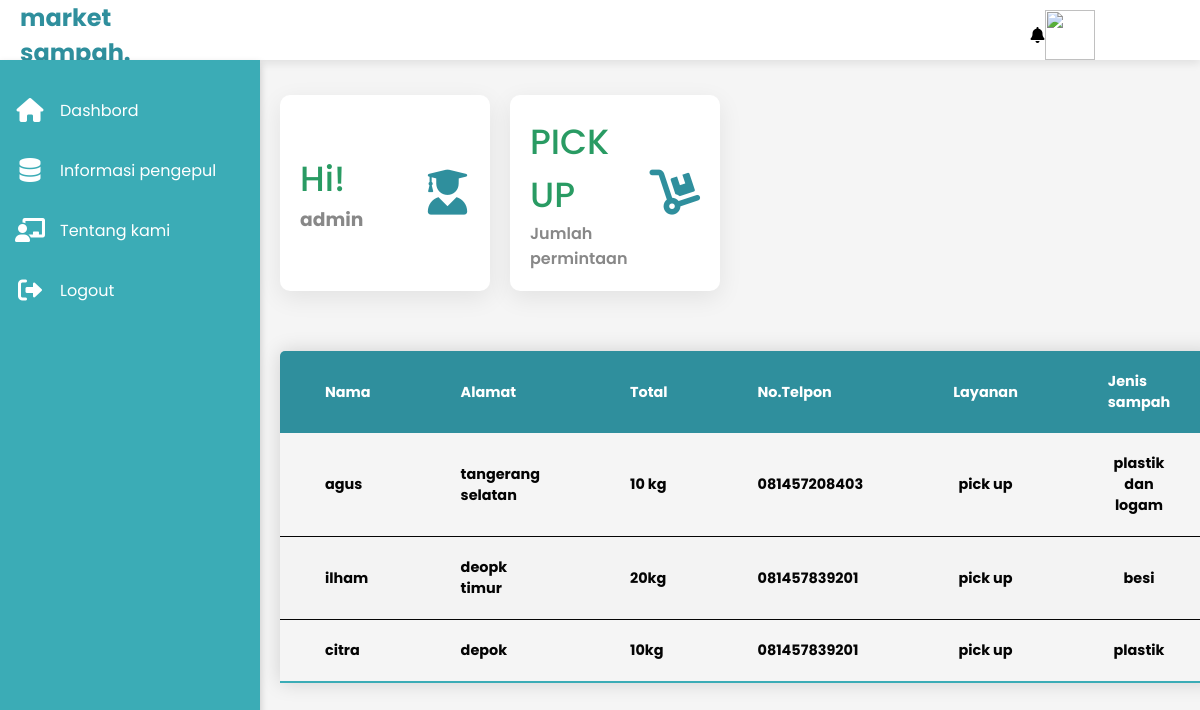
Screenshot of /pickup_pengepul.php (signed in) with the database file from the repository.
### tables this page shows
CREATE TABLE `data_pickup_member` (
  `id` int(11) NOT NULL,
  `nama` varchar(50) NOT NULL,
  `alamat` varchar(50) NOT NULL,
  `total` varchar(50) NOT NULL,
  `no_hp` varchar(12) NOT NULL,
  `layanan` varchar(50) NOT NULL,
  `informasi` varchar(100) NOT NULL
);

### pickup_pengepul.php (the view, shortened to what this page needs)
<?php
include 'config.php';
$result = mysqli_query($conn, "SELECT * FROM data_pickup_member");
?>
<!DOCTYPE html>
<html>
<head>
    <link rel="stylesheet" type="text/css" href="css/member.css">
    <link rel="stylesheet" type="text/css" href="https://cdnjs.cloudflare.com/ajax/libs/font-awesome/6.0.0/css/all.min.css">
</head>
<body>
    <div class="container">
        <div class="topbar">
            <div class="logo">
                <h2>market sampah.</h2>
            </div>
            <i class="fas fa-bell"></i>
            <div class="user">
                <img src="profil.png" alt="">
            </div>
        </div>
        <div class="sidebar">
            <ul>
                <li>
                    <a href="dashpengepul.php">
                        <i class="fa-solid fa-house"></i>
                        <div>Dashbord</div>
                    </a>
                </li>
                <li>
                    <a href="Informasi Pengepul.html">
                        <i class="fa-solid fa-database"></i>
                        <div>Informasi pengepul</div>
                    </a>
                </li>
                <li>
                    <a href="Tentang Kami.html">
                        <i class="fas fa-chalkboard-teacher"></i>
                        <div>Tentang kami</div>
                    </a>
                </li>
                <li>
                    <a href="logout.php">
                        <i class="fa-solid fa-right-from-bracket"></i>
                        <div>Logout</div>
                    </a>
                </li>
            </ul>
        </div>
        <div class="main">
            <div class="cards">
                <div class="card">
                    <div class="card-content">
                        <div class="number">Hi!</div>
                        <div class="card-name"><?php echo "<h3> " . $_SESSION['username'] . "</h3>"; ?></div>
                    </div>
                    <div class="icon-box">
                        <i class="fas fa-user-graduate"></i>
                    </div>
                </div>
                <div class="card">
                    <div class="card-content">
                        <div class="number">PICK UP</div>
                        <div class="card-name">Jumlah permintaan</div>
                    </div>
                    <div class="icon-box">
                        <i class="fa-solid fa-dolly"></i>
                    </div>
                </div>
            </div>
            <table class="content-table">
                <thead>
                    <tr>
                        <th>Nama</th>
                        <th>Alamat</th>
                        <th>Total</th>
                        <th>No.Telpon</th>
                        <th>Layanan</th>
                        <th>Jenis sampah</th>
                    </tr>
                </thead>
                <tbody>
                    <?php while ($row = mysqli_fetch_assoc($result)) : ?>
                        <tr>
                            <td><?php echo $row["nama"] ?></td>
                            <td><?php echo $row["alamat"] ?></td>
                            <td><?php echo $row["total"] ?></td>
                            <td><?php echo $row["no_hp"] ?></td>
                            <th><?php echo $row["layanan"] ?></th>
                            <th><?php echo $row["informasi"] ?></th>
                        </tr>
                    <?php endwhile; ?>
                </tbody>
            </table>
        </div>
    </div>

### css/member.css (style rules this page uses)
* { padding: 0; margin: 0; box-sizing: border-box; font-family: 'poppins', sans-serif; }
.topbar { position: fixed; background-color: #fff; box-shadow: 0 4px 8px 0 rgba(0, 0, 0, 0.08); width: 100%; padding: 0 20px; height: 60px; display: grid; grid-template-columns: 2fr 10fr 0.4fr 1fr; align-items: center; z-index: 1; }
img { position: absolute; top: 0; left: 0; width: 100%; height: 100%; object-fit: cover; }
.logo h2 { color: #2F8F9D; }
.fa-bell { justify-self: right; }
.user { position: relative; width: 50px; height: 50px; justify-self: right; }
.sidebar { position: fixed; top: 60px; width: 260px; height: calc(100% - 60px); background: #3BACB6; overflow-x: hidden; box-shadow: 0 4px 8px 0 rgba(0, 0, 0, 0.2); z-index: 2; }
.sidebar ul { margin-top: 20px; }
.sidebar ul li { width: 100%; list-style: none; }
.sidebar ul li a { width: 100%; text-decoration: none; color: #fff; height: 60px; display: flex; align-items: center; }
.sidebar ul li a i { min-width: 60px; font-size: 24px; text-align: center; }
.main { position: absolute; top: 60px; width: calc(100% - 260px); min-height: calc(100vh - 60px); left: 260px; background: #f5f5f5; }
.cards { width: 100%; padding: 35px 20px; display: grid; grid-template-columns: repeat(4, 1fr); grid-gap: 20px; }
.cards .card { padding: 20px; display: flex; align-items: center; justify-content: space-between; background-color: #fff; border-radius: 10px; box-shadow: 0 7px 25px rgba(0, 0, 0, 0.08); }
.number { font-size: 35px; font-weight: 500; color: #299B63; }
.card-name { color: #888; font-weight: 600; }
.icon-box i { font-size: 45px; color: #2F8F9D; }

### pickup_pengepul.php (style rules this page uses)
.content-table { border-collapse: collapse; margin: 25px 0; font-size: 0.9em; min-width: 400px; border-radius: 5px 5px 0 0; overflow: hidden; box-shadow: 0 0 20px rgba(0, 0, 0, 0.15); }
.content-table { margin-left: 20px; }
.content-table thead tr { background-color: #2F8F9D; color: #ffffff; text-align: left; font-weight: bold; }
.content-table th, .content-table td { padding: 20px 45px; }
.content-table tbody tr { border-bottom: 1px solid #040404; }
.content-table tbody tr:nth-of-type(even) { background-color: #f3f3f3; }
.content-table tbody tr:last-of-type { border-bottom: 2px solid #3BACB6; }
.content-table tbody tr { font-weight: bold; color: #040404; }

### rows the page displays
data_pickup_member: nama "agus", alamat "tangerang selatan", total "10 kg", no_hp "081457208403", layanan "pick up", informasi "plastik dan logam"
data_pickup_member: nama "ilham", alamat "deopk timur", total "20kg", no_hp "081457839201", layanan "pick up", informasi "besi"
data_pickup_member: nama "citra", alamat "depok", total "10kg", no_hp "081457839201", layanan "pick up", informasi "plastik"

### other values shown
$_SESSION['username'] "admin"
